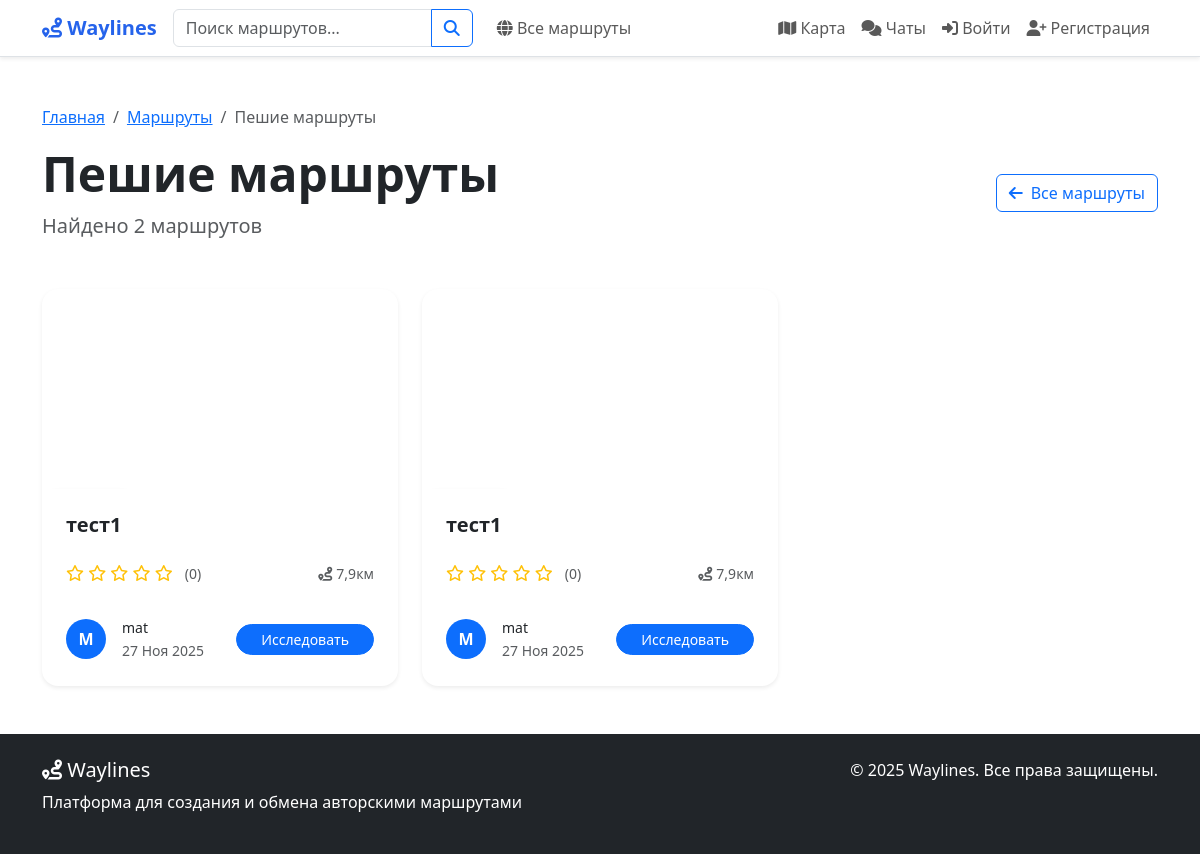
The page /routes/routes/walking/ on the database as committed earlier.
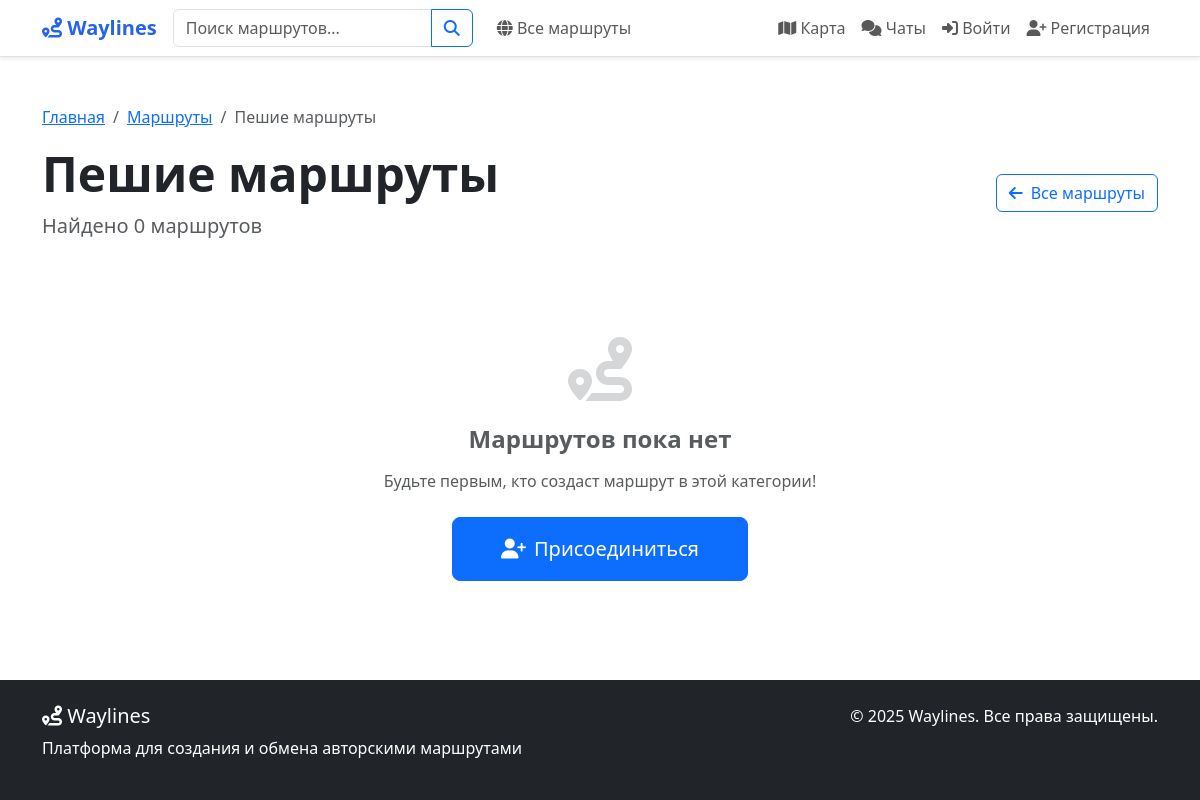
The same page on the database as committed later.
### routes/models.py (models this page shows, shortened)
class Route(models.Model):
    PRIVACY_CHOICES = [
        ("public", "Публичный"),
        ("private", "Приватный"),
        ("link", "По ссылке"),
        ("personal", "Персональный"),
    ]
    ROUTE_TYPE_CHOICES = [
        ("driving", "Автомобильный"),
        ("walking", "Пеший"),
        ("cycling", "Велосипедный"),
        ("mixed", "Смешанный"),
    ]
    MOOD_CHOICES = [
        ("calm", "Спокойный"),
        ("active", "Активный"),
        ("extreme", "Экстремальный"),
        ("romantic", "Романтический"),
        ("family", "Семейный"),
        ("adventure", "Приключенческий"),
    ]
    THEME_CHOICES = [
        ("historical", "Исторический"),
        ("nature", "Природный"),
        ("urban", "Городской"),
        ("cultural", "Культурный"),
        ("gastronomic", "Гастрономический"),
        ("religious", "Религиозный"),
        ("architectural", "Архитектурный"),
    ]
    author = models.ForeignKey(
        User,
        on_delete=models.CASCADE,
        related_name="routes",
        verbose_name="Автор",
    )
    name = models.CharField("Название", max_length=200)
    description = models.TextField("Описание", blank=True)
    short_description = models.TextField(
        "Краткое описание", max_length=300, blank=True
    )
    privacy = models.CharField(
        "Приватность", max_length=20, choices=PRIVACY_CHOICES, default="public"
    )
    route_type = models.CharField(
        "Тип маршрута",
        max_length=20,
        choices=ROUTE_TYPE_CHOICES,
        default="walking",
    )
    mood = models.CharField(
        "Настроение", max_length=20, choices=MOOD_CHOICES, blank=True
    )
    theme = models.CharField(
        "Тема", max_length=20, choices=THEME_CHOICES, blank=True
    )
    duration_minutes = models.IntegerField(
        "Продолжительность (минут)", default=0
    )
    country = models.CharField(max_length=100, blank=True, null=True, verbose_name="Страна")
    total_distance = models.FloatField("Общее расстояние (км)", default=0)
    is_active = models.BooleanField("Актуален", default=True)
    has_audio_guide = models.BooleanField("Есть аудиогид", default=False)
    is_elderly_friendly = models.BooleanField("Для пожилых", default=False)
    shared_with = models.ManyToManyField(
        User,
        related_name="shared_routes",
        blank=True,
        verbose_name="Доступно для",
    )
    created_at = models.DateTimeField("Создан", auto_now_add=True)
    updated_at = models.DateTimeField("Обновлён", auto_now=True)
    last_status_update = models.DateTimeField(
        "Последнее обновление статуса", auto_now=True
    )
    class Meta:
        verbose_name = "Маршрут"
        verbose_name_plural = "Маршруты"
        ordering = ["-created_at"]
    def get_average_rating(self):
        ratings = self.ratings.all()
        if ratings:
            return sum(r.rating for r in ratings) / len(ratings)
        return 0

### routes/views.py (the view)
# urls.py: path("routes/walking/", views.walking_routes, name="walking_routes"),
def walking_routes(request):
    routes = Route.objects.filter(route_type='walking', is_active=True)
    context = {
        'routes': routes,
        'page_title': 'Пешие маршруты',
        'route_type': 'walking',
        'total_count': routes.count()
    }
    return render(request, 'routes/filtered_routes.html', context)

### users/context_processors.py (called while the page is built, shortened)
def navbar_context(request):
    context = {}
    return context

### templates/routes/filtered_routes.html (shortened to what the changed rows need)
{% extends 'base.html' %}
{% load static %}
{% block content %}
<div class="container py-5">
    <div class="row mb-5">
        <div class="col-12">
            <div class="d-flex justify-content-between align-items-center">
                <div>
                    <h1 class="display-5 fw-bold mb-2">{{ page_title }}</h1>
                    <p class="lead text-muted mb-0">Найдено {{ total_count }} маршрутов</p>
                </div>
            </div>
        </div>
    </div>
    <div class="row g-4">
        {% for route in routes %}
        <div class="col-xl-4 col-lg-6">
            <div class="card route-card h-100 border-0 shadow-sm hover-lift rounded-4">
                <div class="card-image position-relative overflow-hidden rounded-top-4">
                    {% if route.photos.first and route.photos.first.image %}
                    <img src="{{ route.photos.first.image.url }}" class="card-img-top route-image" alt="{{ route.name }}" style="height: 200px; object-fit: cover;">
                    {% else %}
                    <div class="card-img-top route-image bg-gradient-nature d-flex align-items-center justify-content-center" style="height: 200px;">
                        <i class="fas fa-route fa-3x text-white opacity-70"></i>
                    </div>
                    {% endif %}
                </div>
                <div class="card-body d-flex flex-column p-4">
                    <h5 class="card-title fw-bold mb-2 text-dark">{{ route.name }}</h5>
                    <div class="route-meta mb-3">
                        <div class="d-flex justify-content-between align-items-center">
                            <div class="rating-section">
                                <span class="rating-stars text-warning me-2">
                                    {% with rating=route.get_average_rating %}
                                    {% for i in "12345" %}
                                        {% if forloop.counter <= rating %}
                                        <i class="fas fa-star"></i>
                                        {% else %}
                                        <i class="far fa-star"></i>
                                        {% endif %}
                                    {% endfor %}
                                    {% endwith %}
                                </span>
                                <small class="text-muted">({{ route.ratings.count }})</small>
                            </div>
                            <div class="route-length">
                                <small class="text-muted">
                                    <i class="fas fa-route me-1"></i>{{ route.total_distance|floatformat:1 }}км
                                </small>
                            </div>
                        </div>
                    </div>
                    <div class="card-footer bg-transparent border-0 px-0 pb-0 pt-3 mt-auto">
                        <div class="d-flex justify-content-between align-items-center">
                            <div class="d-flex align-items-center">
                                <div class="avatar-sm me-3">
                                    <div class="bg-primary rounded-circle d-flex align-items-center justify-content-center text-white fw-bold" style="width: 40px; height: 40px;">
                                        {{ route.author.username|first|upper }}
                                    </div>
                                </div>
                                <div>
                                    <div class="fw-medium small text-dark">{{ route.author.username }}</div>
                                    <small class="text-muted">{{ route.created_at|date:"d M Y" }}</small>
                                </div>
                            </div>
                            <a href="{% url 'route_detail' route.id %}" class="btn btn-primary btn-sm rounded-pill px-4 hover-scale">
                                Исследовать
                            </a>
                        </div>
                    </div>
                </div>
            </div>
        </div>
        {% empty %}
        <div class="col-12">
            <div class="text-center text-muted py-5">
                <i class="fas fa-route fa-4x mb-4 opacity-25"></i>
                <h4 class="fw-bold mb-3">Маршрутов пока нет</h4>
                <p class="mb-4">Будьте первым, кто создаст маршрут в этой категории!</p>
                {% if user.is_authenticated %}
                <a href="{% url 'create_route' %}" class="btn btn-primary btn-lg rounded-3 px-5 py-3">
                    <i class="fas fa-plus me-2"></i>Создать маршрут
                </a>
                {% else %}
                <a href="{% url 'register' %}" class="btn btn-primary btn-lg rounded-3 px-5 py-3">
                    <i class="fas fa-user-plus me-2"></i>Присоединиться
                </a>
                {% endif %}
            </div>
        </div>
        {% endfor %}
    </div>
</div>
{% endblock %}

Rows that differ between the two databases and show on the page:
removed Route: name "тест1", ratings.count "0", total_distance "7,9", author.username|first "M", author.username "mat", created_at "27 Ноя 2025"
removed Route: name "тест1", ratings.count "0", total_distance "7,9", author.username|first "M", author.username "mat", created_at "27 Ноя 2025"
Other text that changed with them:
{{ total_count }}: "2" → "0"
text now shown: "Маршрутов пока нет Будьте первым, кто создаст маршрут в этой категории! Присоединиться"
